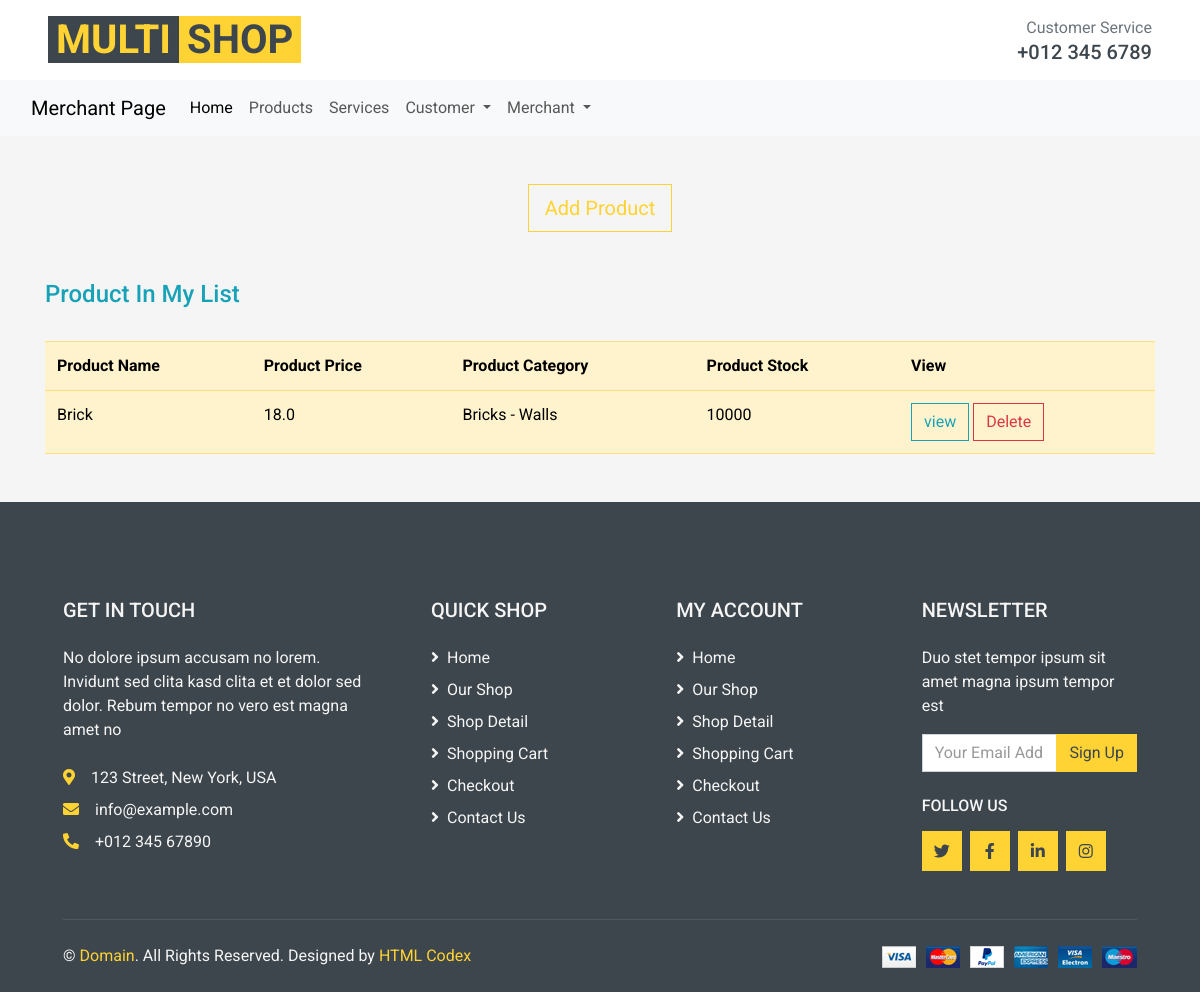
The app's page /Product/MerchantProduct (signed in) with its own data.
### Product/models.py (models this page shows, shortened)
class ProductDetails(models.Model):
    options = (
    ("Bricks", "Bricks"),
    ("Cement", "Cement"),
    ("Sand", "Sand"),
    ("Steel", "Steel"),
    ("Tiles", "Tiles"),
    ("Paint", "Paint"),
    ("Wood", "Wood"),
    ("Glass", "Glass"),
    ("Plumbing", "Plumbing"),
    ("Electrical", "Electrical"),
    ("Roofing", "Roofing"),
    ("Doors", "Doors"),
    ("Windows", "Windows"),
    ("Hardware", "Hardware"),
    ("Insulation", "Insulation"))
    option1 = (
    ("Interior", "Interior"),
    ("Exterior", "Exterior"),
    ("Bathroom", "Bathroom"),
    ("Kitchen", "Kitchen"),
    ("Roofing", "Roofing"),
    ("Flooring", "Flooring"),
    ("Foundation", "Foundation"),
    ("Walls", "Walls"),
    )
    product_name = models.CharField(max_length = 255)
    Product_category = models.CharField(max_length = 255, choices = options)
    Product_subcategory = models.CharField(max_length = 255,choices = option1,null=True)
    product_description = models.CharField(max_length = 255)
    product_price = models.FloatField()
    product_stock = models.IntegerField()
    Product_Image =models.FileField(upload_to="Produc_image",null=True)
    product_availability = models.BooleanField(default = True)
    user = models.ForeignKey(User, on_delete = models.CASCADE, null = True, blank  = True)

### Product/views.py (the view, shortened to what this page needs)
# urls.py: path("MerchantProduct",views.MerchantProduct,name="MerchantProduct"),
@login_required(login_url="SignIn")
def MerchantProduct(request):
    form = ProductAddForm()
    product = ProductDetails.objects.filter(user = request.user)
    context = {
        "form":form,
        "product":product
    }
    return render(request,"merchant/products.html",context)

### Product/forms.py
class ProductAddForm(ModelForm):
    class Meta:
        model = ProductDetails
        fields = ["product_name","Product_category","Product_subcategory","product_description","product_price","product_stock","Product_Image"]
        widgets = {
            "product_name":TextInput(attrs={"class":'form-control'}),
            "Product_category":Select(attrs={"class":'form-control'}),
            "Product_subcategory":Select(attrs={"class":'form-control'}),
            "product_description":TextInput(attrs={"class":'form-control'}),
            "product_price":TextInput(attrs={"type":"number","class":'form-control'}),
            "product_stock":TextInput(attrs={"type":"number","class":'form-control'}),
        }

### templates/merchant/products.html (shortened to what this page needs)
{% extends "merchantindex.html" %}
{% block content %}
<div class="container mt-5 mb-5">
    <div class="addbutton text-center">
        <button type="button" class="btn btn-outline-primary btn-lg" data-bs-toggle="modal" data-bs-target="#exampleModal">
           Add Product
        </button>
    </div>
</div>
<div class="container">
    <h4 class="text-info">Product In My List</h4>
    <br>
    <table class="table table-warning table-stripped">
        <tr>
            <th>Product Name</th>
            <th>Product Price</th>
            <th>Product Category</th>
            <th>Product Stock</th>
            <th>View</th>
        </tr>
        {% for i in product %}
        <tr>
            <td>{{i.product_name}}</td>
            <td>{{i.product_price}}</td>
            <td>{{i.Product_category}} - {{i.Product_subcategory}}</td>
            <td>{{i.product_stock}}</td>
            <td><a href="{%url 'ProducteditMercahant' i.id %}" class="btn btn-outline-info">view</a>
            <a href="{%url 'delete_product' i.id%}" onclick="return confirm('Are sure want to delete?')" class="btn btn-outline-danger">Delete</a></td>
        </tr>
        {% endfor %}
    </table>
</div>
{% endblock %}

### templates/merchantindex.html (shortened to what this page needs)
<!DOCTYPE html>
<html lang="en">
    {% load static %}
<head>
    <link href="https://cdn.jsdelivr.net/npm/bootstrap@5.3.2/dist/css/bootstrap.min.css" rel="stylesheet">
    <link href="https://cdnjs.cloudflare.com/ajax/libs/font-awesome/5.10.0/css/all.min.css" rel="stylesheet">
    <link href="{%static 'lib/animate/animate.min.css' %}" rel="stylesheet">
    <link href="{%static 'lib/owlcarousel/assets/owl.carousel.min.css' %}" rel="stylesheet">
    <link href="{%static 'css/style.css' %}" rel="stylesheet">
</head>
<body>
    <div class="row align-items-center bg-light py-3 px-xl-5 d-none d-lg-flex">
        <div class="col-lg-4">
            <a href="" class="text-decoration-none">
                <span class="h1 text-uppercase text-primary bg-dark px-2">Multi</span>
                <span class="h1 text-uppercase text-dark bg-primary px-2 ml-n1">Shop</span>
            </a>
        </div>
        <div class="col-lg-4 col-6 text-right">
            <p class="m-0">Customer Service</p>
            <h5 class="m-0">+012 345 6789</h5>
        </div>
    </div>
    <nav class="navbar navbar-expand-lg bg-body-tertiary">
        <div class="container-fluid">
          <a class="navbar-brand" href="#">Merchant Page</a>
          <div class="collapse navbar-collapse" id="navbarSupportedContent">
            <ul class="navbar-nav me-auto mb-2 mb-lg-0">
              <li class="nav-item">
                <a class="nav-link active" aria-current="page" href="{%url 'Index' %}">Home</a>
              </li>
              <li class="nav-item">
                <a class="nav-link" href="{%url 'MerchantProduct' %}">Products</a>
              </li>
              <li class="nav-item">
                <a class="nav-link" href="{%url 'service_merchant' %}">Services</a>
              </li>
              <li class="nav-item dropdown">
                <a class="nav-link dropdown-toggle" href="#" role="button" data-bs-toggle="dropdown" aria-expanded="false">
                  Customer
                </a>
              </li>
              <li class="nav-item dropdown">
                <a class="nav-link dropdown-toggle" href="#" role="button" data-bs-toggle="dropdown" aria-expanded="false">
                  {{request.user.first_name}}
                </a>
              </li>
            </ul>
          </div>
        </div>
      </nav>
{% block content %}
{% endblock %}
  <div class="container-fluid bg-dark text-secondary mt-5 pt-5">
    <div class="row px-xl-5 pt-5">
        <div class="col-lg-4 col-md-12 mb-5 pr-3 pr-xl-5">
            <h5 class="text-secondary text-uppercase mb-4">Get In Touch</h5>
            <p class="mb-4">No dolore ipsum accusam no lorem. Invidunt sed clita kasd clita et et dolor sed dolor. Rebum tempor no vero est magna amet no</p>
            <p class="mb-2"><i class="fa fa-map-marker-alt text-primary mr-3"></i>123 Street, New York, USA</p>
            <p class="mb-2"><i class="fa fa-envelope text-primary mr-3"></i>info@example.com</p>
            <p class="mb-0"><i class="fa fa-phone-alt text-primary mr-3"></i>+012 345 67890</p>
        </div>
        <div class="col-lg-8 col-md-12">
            <div class="row">
                <div class="col-md-4 mb-5">
                    <h5 class="text-secondary text-uppercase mb-4">Quick Shop</h5>
                    <div class="d-flex flex-column justify-content-start">
                        <a class="text-secondary mb-2" href="#"><i class="fa fa-angle-right mr-2"></i>Home</a>
                        <a class="text-secondary mb-2" href="#"><i class="fa fa-angle-right mr-2"></i>Our Shop</a>
                        <a class="text-secondary mb-2" href="#"><i class="fa fa-angle-right mr-2"></i>Shop Detail</a>
                        <a class="text-secondary mb-2" href="#"><i class="fa fa-angle-right mr-2"></i>Shopping Cart</a>
                        <a class="text-secondary mb-2" href="#"><i class="fa fa-angle-right mr-2"></i>Checkout</a>
                        <a class="text-secondary" href="#"><i class="fa fa-angle-right mr-2"></i>Contact Us</a>
                    </div>
                </div>
                <div class="col-md-4 mb-5">
                    <h5 class="text-secondary text-uppercase mb-4">My Account</h5>
                    <div class="d-flex flex-column justify-content-start">
                        <a class="text-secondary mb-2" href="#"><i class="fa fa-angle-right mr-2"></i>Home</a>
                        <a class="text-secondary mb-2" href="#"><i class="fa fa-angle-right mr-2"></i>Our Shop</a>
                        <a class="text-secondary mb-2" href="#"><i class="fa fa-angle-right mr-2"></i>Shop Detail</a>
                        <a class="text-secondary mb-2" href="#"><i class="fa fa-angle-right mr-2"></i>Shopping Cart</a>
                        <a class="text-secondary mb-2" href="#"><i class="fa fa-angle-right mr-2"></i>Checkout</a>
                        <a class="text-secondary" href="#"><i class="fa fa-angle-right mr-2"></i>Contact Us</a>
                    </div>
                </div>
                <div class="col-md-4 mb-5">
                    <h5 class="text-secondary text-uppercase mb-4">Newsletter</h5>
                    <p>Duo stet tempor ipsum sit amet magna ipsum tempor est</p>
                    <form action="">
                        <div class="input-group">
                            <input type="text" class="form-control" placeholder="Your Email Address">
                            <div class="input-group-append">
                                <button class="btn btn-primary">Sign Up</button>
                            </div>
                        </div>
                    </form>
                    <h6 class="text-secondary text-uppercase mt-4 mb-3">Follow Us</h6>
                    <div class="d-flex">
                        <a class="btn btn-primary btn-square mr-2" href="#"><i class="fab fa-twitter"></i></a>
                        <a class="btn btn-primary btn-square mr-2" href="#"><i class="fab fa-facebook-f"></i></a>
                        <a class="btn btn-primary btn-square mr-2" href="#"><i class="fab fa-linkedin-in"></i></a>
                        <a class="btn btn-primary btn-square" href="#"><i class="fab fa-instagram"></i></a>
                    </div>
                </div>
            </div>
        </div>
    </div>
    <div class="row border-top mx-xl-5 py-4" style="border-color: rgba(256, 256, 256, .1) !important;">
        <div class="col-md-6 px-xl-0">
            <p class="mb-md-0 text-center text-md-left text-secondary">
                &copy; <a class="text-primary" href="#">Domain</a>. All Rights Reserved. Designed
                by
                <a class="text-primary" href="https://htmlcodex.com">HTML Codex</a>
            </p>
        </div>
        <div class="col-md-6 px-xl-0 text-center text-md-right">
            <img class="img-fluid" src="{%static 'img/payments.png' %}"  alt="">
        </div>
    </div>
</div>
</body>
</html>
</body>
</html>

### records on screen
ProductDetails: product_name "Brick", product_price "18.0", Product_category "Bricks", Product_subcategory "Walls", product_stock "10000"

### other values on screen
{{ request.user.first_name }} "Merchant"
